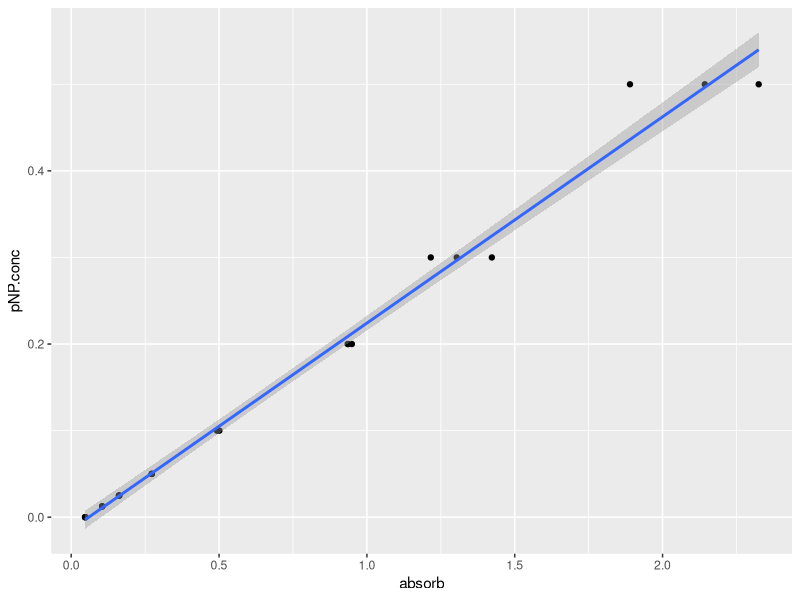
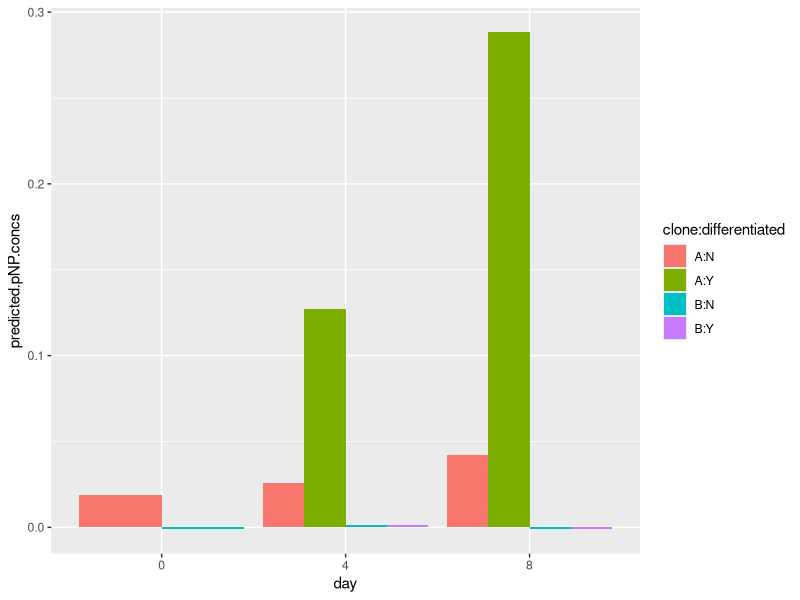
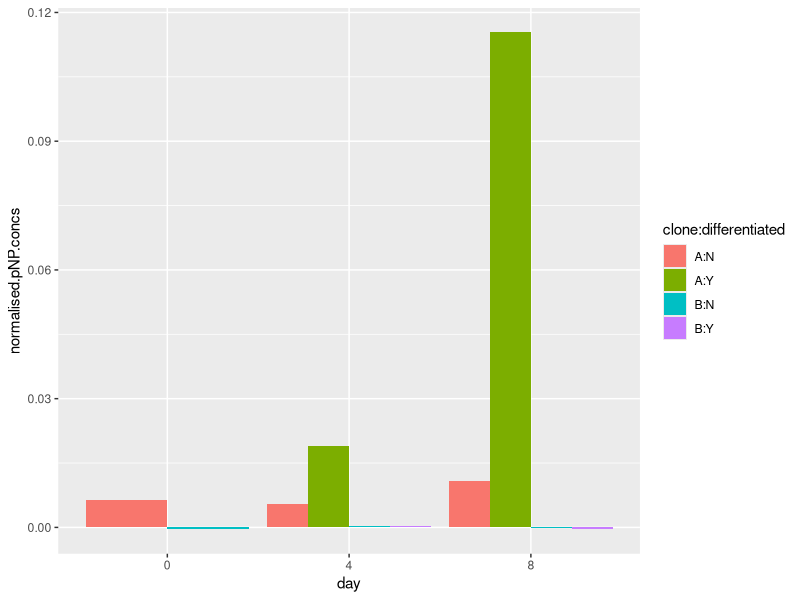
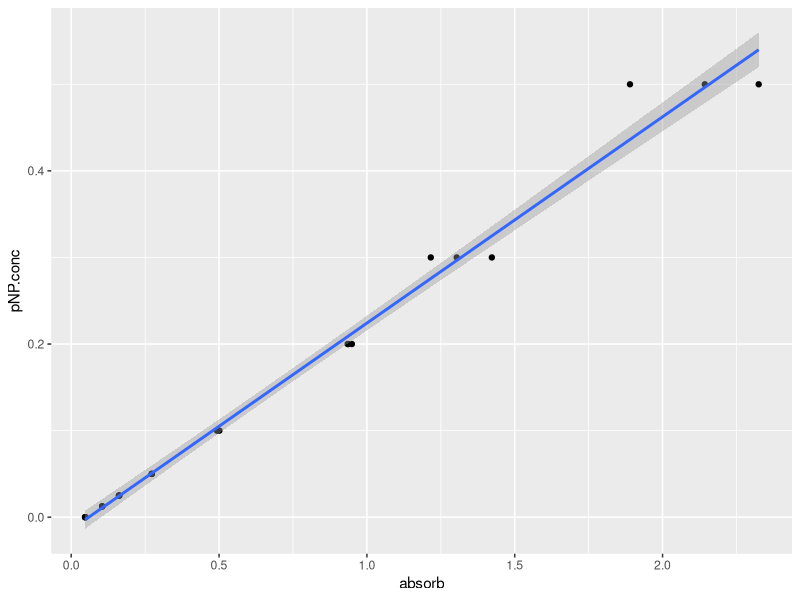
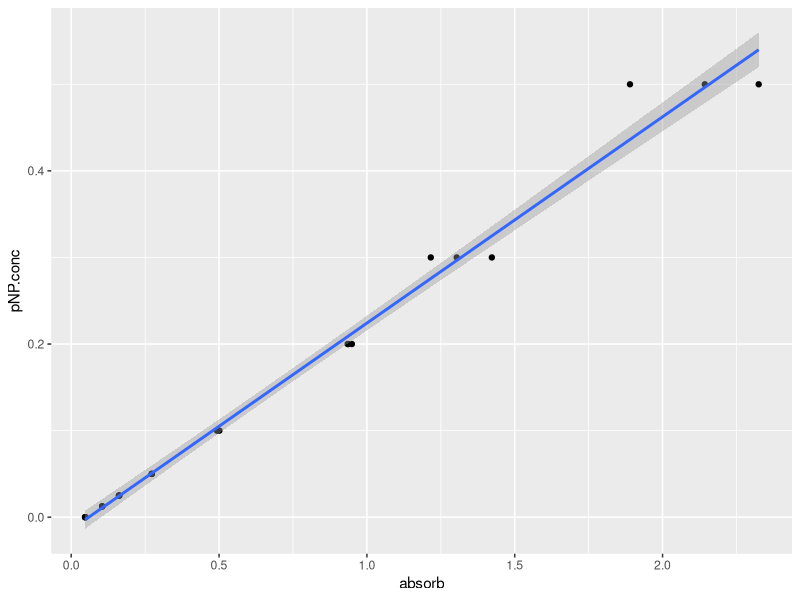

Write R code to recreate these figures, in order. (Note: this script raises an error after producing the figures.)
## ---- chunk 1
#| echo: true
#| warning: false
#| eval: true

library(tidyverse)
library(readxl)
library(ggpubr)
library(gganimate)
## ---- chunk 2
#| echo: true
#| warning: false
#| eval: true
ap<-read_excel("raw-data/example_alkaline_phosphatase_activity_assay_DNA_Lab.xlsx", sheet=1, skip=3)

#check what we have
view(ap)
## ---- chunk 3
#| echo: true
#| warning: false
#| eval: true
ap.pivot <- 
  ap |> 
  select(-mean.abs, -standard.deviation) |>
  pivot_longer(-pNP.conc, names_to = "rep", values_to = "absorb")
view(ap.pivot)
## ---- chunk 4
#| echo: true
#| warning: false
#| eval: true
 
ap.pivot <- relocate(ap.pivot, absorb)

## ---- chunk 5
#| echo: true
#| warning: false
#| eval: true

#plot, saving thr plot in an object called 'pNP.plot'
pNP.plot <- ap.pivot |>
  ggplot(aes(x=absorb, y=pNP.conc))+
  geom_point()+
  geom_smooth(method="lm")

#show the plot
pNP.plot
## ---- chunk 6
#| echo: true
#| warning: false
#| eval: true


#save as a pdf
ggsave("pNP.plot.pdf",pNP.plot,width=7,height=7) 

#save as a jpeg, with a better name
#easier to find in your files
#has a 'date stamp' (2025-03-21) in the name
ggsave("BIO66I-2025-03-21-pNP.plot.jpeg",pNP.plot,width=7,height=7)

## ---- chunk 7
#| echo: true
#| warning: false
#| eval: true

linear_model <- lm(pNP.conc ~ absorb , data = ap.pivot)
## ---- chunk 8
#| echo: true
#| warning: false
#| eval: true
mock<-read_excel("raw-data/example_alkaline_phosphatase_activity_assay_DNA_Lab.xlsx", sheet=2, skip=1)

#check what we have
view(mock)
## ---- chunk 9
#| echo: true
#| warning: false
#| eval: true
mock <- mock |> 
  rowwise() |> 
  mutate(absorb=mean(c(absorb.rep1,absorb.rep2,absorb.rep3),na.rm=T)) 

## ---- chunk 10
#| echo: true
#| warning: false
#| eval: true

#calculate predicted pNP concentration using the linear model
predictions.from.lm <- predict(linear_model,mock)

#Add these predictions from the linear model (predictions.from.lm)
#As a new column
mock$predicted.pNP.concs = predictions.from.lm

#check what we have
view(mock)

#And save all our data
save.image("BIO00066I-workshop4-2025-03-21.Rda")
## ---- chunk 11
#| echo: true
#| warning: false
#| eval: true

##divide the predicted.pNP.concs column by the DNA_ug_per_ml column
mock <- mock |> 
  mutate(normalised.pNP.concs = predicted.pNP.concs / DNA_ug_per_ml)
## ---- chunk 12
#| echo: true
#| warning: false
#| eval: true

mock$day <-as.factor(mock$day)
mock$clone <-as.factor(mock$clone)
mock$differentiated <-as.factor(mock$differentiated)
## ---- chunk 13
#| echo: true
#| warning: false
#| eval: true

#make the plot
ggplot(data=mock, aes(x=day, y=predicted.pNP.concs,fill=clone:differentiated)) +
  geom_bar(stat="identity", position=position_dodge())

## ---- chunk 14
#| echo: true
#| warning: false
#| eval: true

# first check that data columns we have 
names(mock)

#make the plot using the normalised.pNP.concs as a y values
ggplot(data=mock, aes(x=day, y=normalised.pNP.concs,fill=clone:differentiated)) +
  geom_bar(stat="identity", position=position_dodge())

## ---- chunk 15
#| include: false
#| eval: true
#| purl: false

knitr::purl("workshop4.qmd", 
            output = "workshop4.R", 
            documentation = 0)
